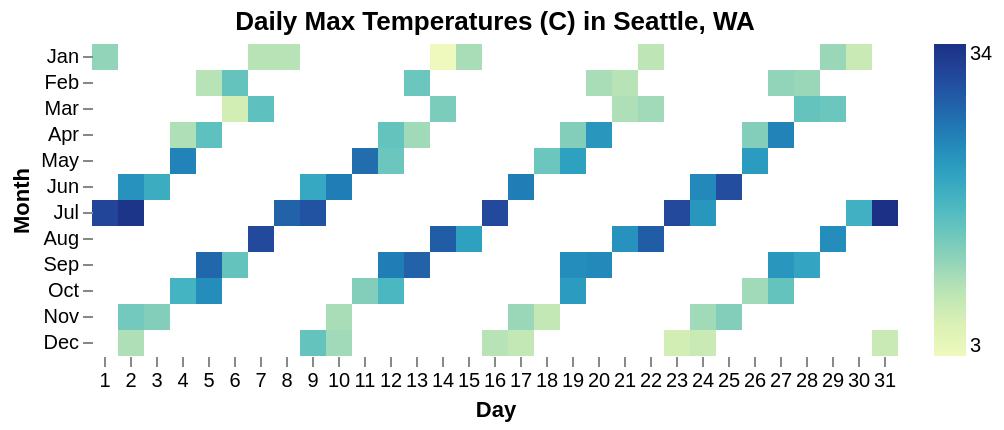

Specify this chart in Vega-Lite:
### Vega-Lite specification from a JSON file in a GitHub repository (floating-point values rounded to 4 significant figures; data arrays with more than 128 entries replaced by an {"elided": "..."} marker saying what was removed)
{"$schema": "https://vega.github.io/schema/vega-lite/v6.json", "data": {"values": {"elided": "200 records"}}, "title": "Daily Max Temperatures (C) in Seattle, WA", "config": {"view": {"strokeWidth": 0, "step": 13}, "axis": {"domain": false}}, "mark": "rect", "encoding": {"x": {"field": "date", "timeUnit": "date", "type": "ordinal", "title": "Day", "axis": {"labelAngle": 0, "format": "%e"}}, "y": {"field": "date", "timeUnit": "month", "type": "ordinal", "title": "Month"}, "color": {"field": "temp_max", "aggregate": "max", "type": "quantitative", "legend": {"title": null}}}}
